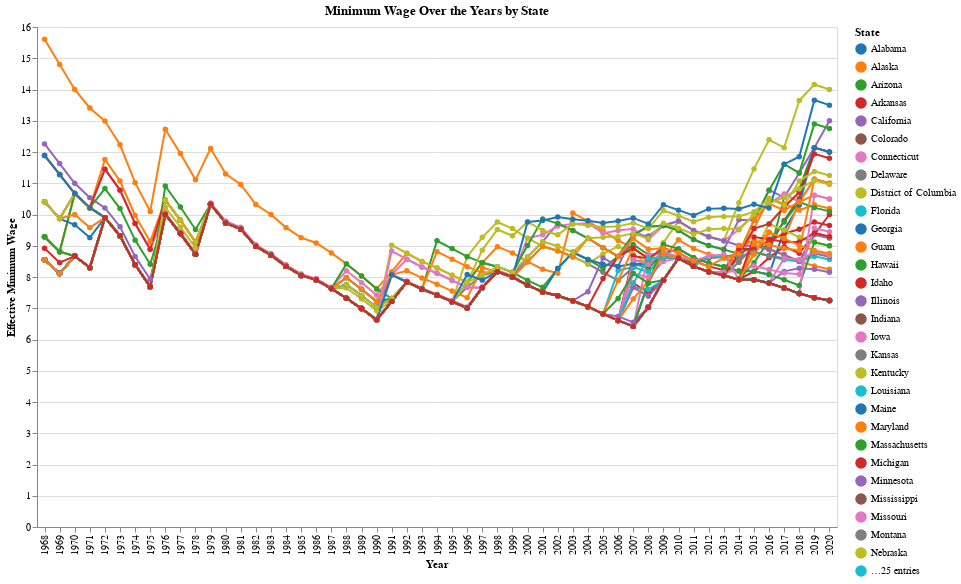

Notebook source saved alongside this figure:
### Code cell
import altair as alt
import pandas as pd
import seaborn as sns

# Sample data
# Ensure you have the 'wage_data' DataFrame defined with the appropriate columns

# Your existing code for color palette
colors = sns.color_palette("husl", n_colors=len(wage_data['State'].unique()))
state_colors = dict(zip(wage_data['State'].unique(), colors))

# Melt the dataframe for Altair
data_melted_wage = pd.melt(wage_data, id_vars=['Year', 'State'], value_vars=['Effective.Minimum.Wage.2020.Dollars'], var_name='Wage Type', value_name='Effective Minimum Wage')

# Altair line plot
line_plot_wage = alt.Chart(data_melted_wage).mark_line(point=True).encode(
    x='Year:O',
    y='Effective Minimum Wage:Q',
    color=alt.Color('State:N', scale=alt.Scale(scheme='category10'), legend=alt.Legend(title='State')),
    tooltip=['Year:N', 'Effective Minimum Wage:Q']
).properties(
    width=800,
    height=500,
    title='Minimum Wage Over the Years by State'
)

# Save the Altair plot as an HTML file
line_plot_wage.save('Minimum_Wage_Over_the_Years_Altair.html')

# Save the data as a JSON file
data_melted_wage.to_json('altair_minimum_wage_data.json', orient='records')
line_plot_wage

### Figure 1 — Vega-Lite specification as saved in the notebook (floating-point values rounded to 4 significant figures; data arrays with more than 128 entries replaced by an {"elided": "..."} marker saying what was removed)
{"config": {"view": {"continuousWidth": 300, "continuousHeight": 300}}, "data": {"name": "data-de9d962c82d7205add70bd79c23a81d7"}, "mark": {"type": "line", "point": true}, "encoding": {"color": {"field": "State", "legend": {"title": "State"}, "scale": {"scheme": "category10"}, "type": "nominal"}, "tooltip": [{"field": "Year", "type": "nominal"}, {"field": "Effective Minimum Wage", "type": "quantitative"}], "x": {"field": "Year", "type": "ordinal"}, "y": {"field": "Effective Minimum Wage", "type": "quantitative"}}, "height": 500, "title": "Minimum Wage Over the Years by State", "width": 800, "$schema": "https://vega.github.io/schema/vega-lite/v5.16.3.json", "datasets": {"data-de9d962c82d7205add70bd79c23a81d7": {"elided": "2862 records"}}}
